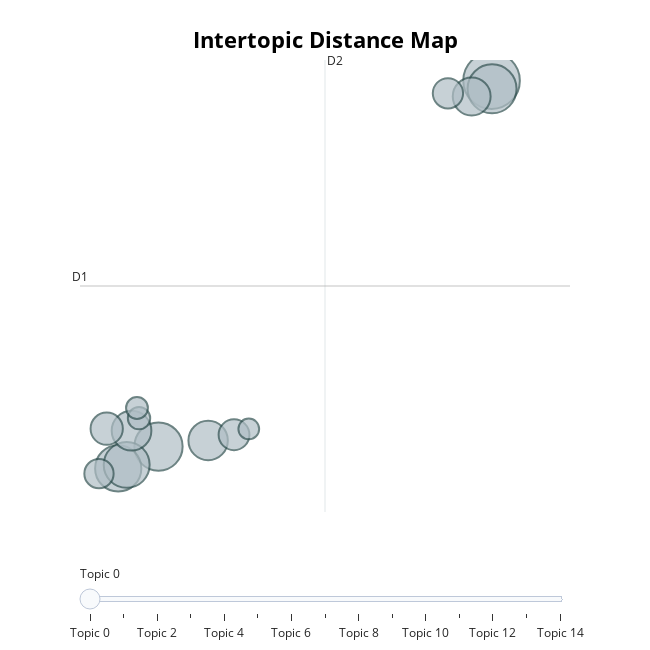

Source (notebook cell):
### Code cell
topic_model_kmeans.visualize_barchart(top_n_topics=15)
topic_model_kmeans.visualize_topics()

### Figure 1 — Plotly figure (JSON) as saved in the notebook; plotly's stock layout.template omitted (floating-point values rounded to 4 significant figures)
{"data": [{"customdata": [[0, "prabowo | gibran | dukung | orang | jokowi", 13797], [1, "prabowo | gibran | menang | orang | jokowi", 10325], [2, "02 | orang | dukung | pasang | pilih", 10032], [3, "02 | dukung | pasang | pilih | calon", 9214], [4, "02 | dukung | pilih | buzzer | banget", 9089], [5, "02 | kampanye | agama | indonesia | kerja", 6783], [6, "kayak | 02 | suara | survei | video", 6692], [7, "gibran | rakabuming | raka | prabowo | indonesia", 6178], [8, "presiden | calon | wakil | 02 | pilih", 4486], [9, "debat | 02 | program | calon | gratis", 4091], [10, "presiden | prabowo | calon | pilih | wakil", 3959], [11, "menang | 02 | teman | panik | gara", 3697], [12, "politik | israel | palestina | polisi | 02", 2157], [13, "demokrasi | partai | juang | indonesia | demokrat", 2055], [14, "debat | prabowo | presiden | calon | gibran", 1855]], "hovertemplate": "<b>Topic %{customdata[0]}</b><br>%{customdata[1]}<br>Size: %{customdata[2]}", "legendgroup": "", "marker": {"color": "#B0BEC5", "line": {"color": "DarkSlateGrey", "width": 2}, "size": [13797, 10325, 10032, 9214, 9089, 6783, 6692, 6178, 4486, 4091, 3959, 3697, 2157, 2055, 1855], "sizemode": "area", "sizeref": 8.623, "symbol": "circle"}, "mode": "markers", "name": "", "orientation": "v", "showlegend": false, "type": "scatter", "x": [8.851, 8.86, 3.173, 2.486, 2.63, 2.713, 4.019, 8.512, 2.29, 4.46, 8.108, 2.158, 2.841, 2.806, 4.712], "xaxis": "x", "y": [6.194, 5.825, -10.29, -11.27, -11.11, -9.57, -10.01, 5.482, -9.48, -9.754, 5.623, -11.51, -9.007, -8.549, -9.491], "yaxis": "y"}], "layout": {"annotations": [{"showarrow": false, "text": "D1", "x": 1.835, "y": -3.054, "yshift": 10}, {"showarrow": false, "text": "D2", "x": 6.012, "xshift": 10, "y": 7.124}], "height": 650, "hoverlabel": {"bgcolor": "white", "font": {"family": "Rockwell", "size": 16}}, "legend": {"itemsizing": "constant", "tracegroupgap": 0}, "margin": {"t": 60}, "shapes": [{"line": {"color": "#CFD8DC", "width": 2}, "type": "line", "x0": 6.012, "x1": 6.012, "y0": -13.23, "y1": 7.124}, {"line": {"color": "#9E9E9E", "width": 2}, "type": "line", "x0": 1.835, "x1": 10.19, "y0": -3.054, "y1": -3.054}], "sliders": [{"active": 0, "pad": {"t": 50}, "steps": [{"args": [{"marker.color": [["red", "#B0BEC5", "#B0BEC5", "#B0BEC5", "#B0BEC5", "#B0BEC5", "#B0BEC5", "#B0BEC5", "#B0BEC5", "#B0BEC5", "#B0BEC5", "#B0BEC5", "#B0BEC5", "#B0BEC5", "#B0BEC5"]]}], "label": "Topic 0", "method": "update"}, {"args": [{"marker.color": [["#B0BEC5", "red", "#B0BEC5", "#B0BEC5", "#B0BEC5", "#B0BEC5", "#B0BEC5", "#B0BEC5", "#B0BEC5", "#B0BEC5", "#B0BEC5", "#B0BEC5", "#B0BEC5", "#B0BEC5", "#B0BEC5"]]}], "label": "Topic 1", "method": "update"}, {"args": [{"marker.color": [["#B0BEC5", "#B0BEC5", "red", "#B0BEC5", "#B0BEC5", "#B0BEC5", "#B0BEC5", "#B0BEC5", "#B0BEC5", "#B0BEC5", "#B0BEC5", "#B0BEC5", "#B0BEC5", "#B0BEC5", "#B0BEC5"]]}], "label": "Topic 2", "method": "update"}, {"args": [{"marker.color": [["#B0BEC5", "#B0BEC5", "#B0BEC5", "red", "#B0BEC5", "#B0BEC5", "#B0BEC5", "#B0BEC5", "#B0BEC5", "#B0BEC5", "#B0BEC5", "#B0BEC5", "#B0BEC5", "#B0BEC5", "#B0BEC5"]]}], "label": "Topic 3", "method": "update"}, {"args": [{"marker.color": [["#B0BEC5", "#B0BEC5", "#B0BEC5", "#B0BEC5", "red", "#B0BEC5", "#B0BEC5", "#B0BEC5", "#B0BEC5", "#B0BEC5", "#B0BEC5", "#B0BEC5", "#B0BEC5", "#B0BEC5", "#B0BEC5"]]}], "label": "Topic 4", "method": "update"}, {"args": [{"marker.color": [["#B0BEC5", "#B0BEC5", "#B0BEC5", "#B0BEC5", "#B0BEC5", "red", "#B0BEC5", "#B0BEC5", "#B0BEC5", "#B0BEC5", "#B0BEC5", "#B0BEC5", "#B0BEC5", "#B0BEC5", "#B0BEC5"]]}], "label": "Topic 5", "method": "update"}, {"args": [{"marker.color": [["#B0BEC5", "#B0BEC5", "#B0BEC5", "#B0BEC5", "#B0BEC5", "#B0BEC5", "red", "#B0BEC5", "#B0BEC5", "#B0BEC5", "#B0BEC5", "#B0BEC5", "#B0BEC5", "#B0BEC5", "#B0BEC5"]]}], "label": "Topic 6", "method": "update"}, {"args": [{"marker.color": [["#B0BEC5", "#B0BEC5", "#B0BEC5", "#B0BEC5", "#B0BEC5", "#B0BEC5", "#B0BEC5", "red", "#B0BEC5", "#B0BEC5", "#B0BEC5", "#B0BEC5", "#B0BEC5", "#B0BEC5", "#B0BEC5"]]}], "label": "Topic 7", "method": "update"}, {"args": [{"marker.color": [["#B0BEC5", "#B0BEC5", "#B0BEC5", "#B0BEC5", "#B0BEC5", "#B0BEC5", "#B0BEC5", "#B0BEC5", "red", "#B0BEC5", "#B0BEC5", "#B0BEC5", "#B0BEC5", "#B0BEC5", "#B0BEC5"]]}], "label": "Topic 8", "method": "update"}, {"args": [{"marker.color": [["#B0BEC5", "#B0BEC5", "#B0BEC5", "#B0BEC5", "#B0BEC5", "#B0BEC5", "#B0BEC5", "#B0BEC5", "#B0BEC5", "red", "#B0BEC5", "#B0BEC5", "#B0BEC5", "#B0BEC5", "#B0BEC5"]]}], "label": "Topic 9", "method": "update"}, {"args": [{"marker.color": [["#B0BEC5", "#B0BEC5", "#B0BEC5", "#B0BEC5", "#B0BEC5", "#B0BEC5", "#B0BEC5", "#B0BEC5", "#B0BEC5", "#B0BEC5", "red", "#B0BEC5", "#B0BEC5", "#B0BEC5", "#B0BEC5"]]}], "label": "Topic 10", "method": "update"}, {"args": [{"marker.color": [["#B0BEC5", "#B0BEC5", "#B0BEC5", "#B0BEC5", "#B0BEC5", "#B0BEC5", "#B0BEC5", "#B0BEC5", "#B0BEC5", "#B0BEC5", "#B0BEC5", "red", "#B0BEC5", "#B0BEC5", "#B0BEC5"]]}], "label": "Topic 11", "method": "update"}, {"args": [{"marker.color": [["#B0BEC5", "#B0BEC5", "#B0BEC5", "#B0BEC5", "#B0BEC5", "#B0BEC5", "#B0BEC5", "#B0BEC5", "#B0BEC5", "#B0BEC5", "#B0BEC5", "#B0BEC5", "red", "#B0BEC5", "#B0BEC5"]]}], "label": "Topic 12", "method": "update"}, {"args": [{"marker.color": [["#B0BEC5", "#B0BEC5", "#B0BEC5", "#B0BEC5", "#B0BEC5", "#B0BEC5", "#B0BEC5", "#B0BEC5", "#B0BEC5", "#B0BEC5", "#B0BEC5", "#B0BEC5", "#B0BEC5", "red", "#B0BEC5"]]}], "label": "Topic 13", "method": "update"}, {"args": [{"marker.color": [["#B0BEC5", "#B0BEC5", "#B0BEC5", "#B0BEC5", "#B0BEC5", "#B0BEC5", "#B0BEC5", "#B0BEC5", "#B0BEC5", "#B0BEC5", "#B0BEC5", "#B0BEC5", "#B0BEC5", "#B0BEC5", "red"]]}], "label": "Topic 14", "method": "update"}]}], "title": {"font": {"color": "Black", "size": 22}, "text": "<b>Intertopic Distance Map</b>", "x": 0.5, "xanchor": "center", "y": 0.95, "yanchor": "top"}, "width": 650, "xaxis": {"anchor": "y", "domain": [0, 1], "range": [1.835, 10.19], "title": {"text": ""}, "visible": false}, "yaxis": {"anchor": "x", "domain": [0, 1], "range": [-13.23, 7.124], "title": {"text": ""}, "visible": false}}}
